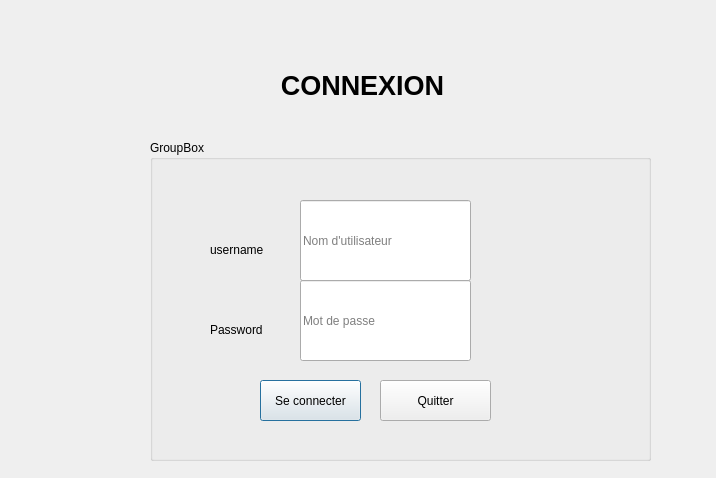
<?xml version="1.0" encoding="UTF-8"?>
<ui version="4.0">
 <class>LoginDialog</class>
 <widget class="QDialog" name="LoginDialog">
  <property name="geometry">
   <rect>
    <x>0</x>
    <y>0</y>
    <width>716</width>
    <height>478</height>
   </rect>
  </property>
  <property name="windowTitle">
   <string>Dialog</string>
  </property>
  <widget class="QGroupBox" name="groupBox_2">
   <property name="geometry">
    <rect>
     <x>150</x>
     <y>140</y>
     <width>501</width>
     <height>321</height>
    </rect>
   </property>
   <property name="title">
    <string>GroupBox</string>
   </property>
   <widget class="QLineEdit" name="lePassword">
    <property name="geometry">
     <rect>
      <x>150</x>
      <y>140</y>
      <width>171</width>
      <height>81</height>
     </rect>
    </property>
    <property name="echoMode">
     <enum>QLineEdit::EchoMode::Password</enum>
    </property>
    <property name="placeholderText">
     <string>Mot de passe</string>
    </property>
   </widget>
   <widget class="QLabel" name="label_3">
    <property name="geometry">
     <rect>
      <x>60</x>
      <y>180</y>
      <width>131</width>
      <height>20</height>
     </rect>
    </property>
    <property name="text">
     <string>Password</string>
    </property>
   </widget>
   <widget class="QPushButton" name="btnLogin">
    <property name="geometry">
     <rect>
      <x>110</x>
      <y>240</y>
      <width>101</width>
      <height>41</height>
     </rect>
    </property>
    <property name="text">
     <string>Se connecter</string>
    </property>
   </widget>
   <widget class="QLabel" name="label_2">
    <property name="geometry">
     <rect>
      <x>60</x>
      <y>100</y>
      <width>121</width>
      <height>20</height>
     </rect>
    </property>
    <property name="text">
     <string>username</string>
    </property>
   </widget>
   <widget class="QPushButton" name="Quitter">
    <property name="geometry">
     <rect>
      <x>230</x>
      <y>240</y>
      <width>111</width>
      <height>41</height>
     </rect>
    </property>
    <property name="text">
     <string>Quitter</string>
    </property>
   </widget>
   <widget class="QLineEdit" name="leUsername">
    <property name="geometry">
     <rect>
      <x>150</x>
      <y>60</y>
      <width>171</width>
      <height>81</height>
     </rect>
    </property>
    <property name="placeholderText">
     <string>Nom d'utilisateur</string>
    </property>
   </widget>
  </widget>
  <widget class="QLabel" name="label">
   <property name="geometry">
    <rect>
     <x>120</x>
     <y>20</y>
     <width>485</width>
     <height>131</height>
    </rect>
   </property>
   <property name="styleSheet">
    <string>font-size: 20pt; font-weight: bold;</string>
   </property>
   <property name="text">
    <string>CONNEXION</string>
   </property>
   <property name="alignment">
    <set>Qt::AlignmentFlag::AlignCenter</set>
   </property>
  </widget>
 </widget>
 <resources/>
 <connections/>
</ui>
